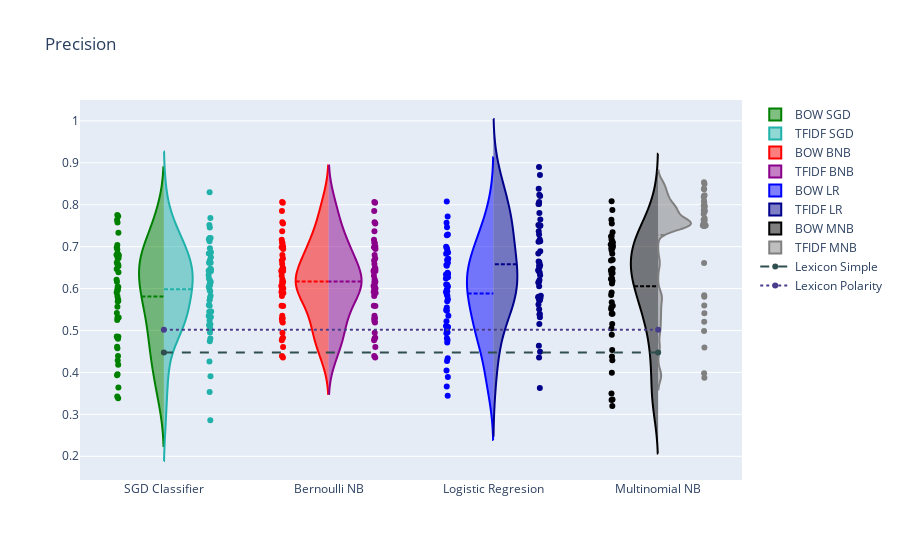

The cell this chart's notebook holds for it:
### Code cell
plots_metrics(prec_BOW_SGD, prec_TFIDF_SGD, prec_BOW_BNB, prec_TFIDF_BNB, prec_BOW_LR, prec_TFIDF_LR,
                 prec_BOW_MNB, prec_TFIDF_MNB, "Precision",0.4473,0.5021)
